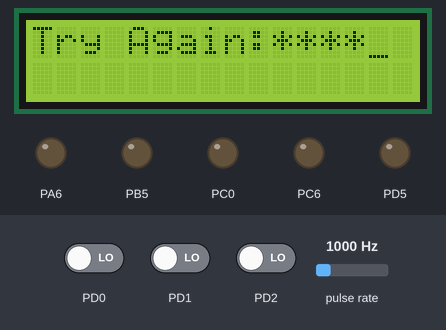
A program run on a simulated ATmega32, built with avr-gcc and emulated at 16 MHz. On the bench: 16×2 character LCD, output pins drawn as LEDs (lit = HIGH). Wiring (inferred from the names in the program): pulse sensor: data PD6; 4×3 keypad with keys 1 2 3 4 5 6 7 8 9 * 0 # (labels assumed): rows PC5, PC4, PC3, PC2; columns PD3, PD4, PD7; character LCD (HD44780): RS PA3; E PA2; data PB0, PB1, PB2, PB4. The inputs (shaded band) are chosen by the test bench; at power-on: pulse rate 1000 Hz, PD0 LOW, PD1 LOW, PD2 LOW. Pins used as bus, display or sensor lines are not drawn.

Above: at 0.93 s.
At 5.3 s:
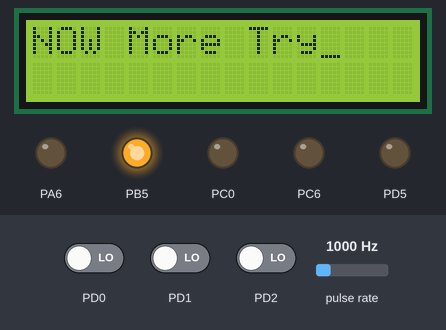
5.4 s: pulse rate (sensor on PD6) set to 100 Hz
At 7.14 s:
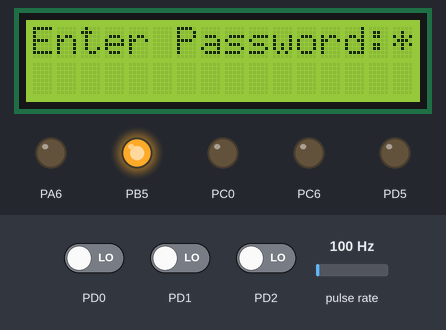
Timing chart, 0 to 13.3 s (numbered marks = the images above; inputs shaded):
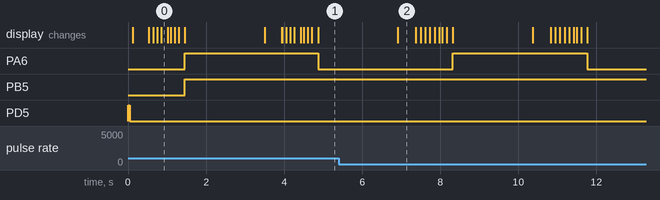

Measured:
- what the display in image 2 shows lasts 0.5 s, from 6.9 s to 7.4 s

The program:

main.c
```c
/*
 * main.c
 *
 *  Created on: Mar 1, 2024
 *      Author: Roaa aiman
 */
#include "STD_TYPES.h"
#include "DIO_interface.h"
#include "LCD_interface.h"
#include "KPD.h"
#include "Servo_Motor.h"
#include <util/delay.h>
#include <string.h>

#define PASSWORD_LENGTH    4
#define CORRECT_PASSWORD   "1234"

int main(void) {
	u8 password[PASSWORD_LENGTH + 1] = {0}; // Extra space for null terminator
	u8 Flag = 0;
	u8 Counter;
	u8 Local_u8PressedKey;

	DIO_voidInit();
	LCD_INIT();
	Servo_Motor_voidIntialization();

	while (1)
	{
		Counter = 0;
		memset(password, 0, sizeof(password)); // Clear password array

		LCD_CLEAR_SCREEN();
		LCD_GOTOXY(0, 0);
		u8 myString1[] ="Enter Password:";
		LCD_voidSendString(myString1);

		for (u8 i = 0; i < 3; i++)
		 {
			while (Counter < PASSWORD_LENGTH)
			 {
				Local_u8PressedKey = KPD_u8GetPressedKey();
				if (Local_u8PressedKey != NO_PRESSED_KEY)
				{
					LCD_WRITE_CHAR('*'); // Mask password input
					password[Counter++] = Local_u8PressedKey;
					_delay_ms(100); // Debouncing delay
				}
			}

			if (strcmp((char*)password, CORRECT_PASSWORD) == 0)
			 {
				Flag = 1;
				break;
			}
			else
			{
				Flag = 0;
				LCD_CLEAR_SCREEN();
				LCD_GOTOXY(0, 0);
				u8 myString2[] ="Try Again:";
				LCD_voidSendString(myString2);
				Counter = 0;
				//_delay_ms(1000);
			}
		}

		if (Flag == 1)
		{
			LCD_CLEAR_SCREEN();
			LCD_GOTOXY(0, 0);
			u8 myString3[] ="Welcome";
			LCD_voidSendString(myString3);
			Servo_Motor_voidON(180);
			_delay_ms(1000);
			Servo_Motor_voidOFF();
			_delay_ms(1000);
			Servo_Motor_voidON(0);
			_delay_ms(1000);
			Servo_Motor_voidOFF();
			}
		else
		{
			LCD_CLEAR_SCREEN();
			LCD_GOTOXY(0, 0);
			u8 myString4[] ="NOW More Try";
			LCD_voidSendString(myString4);
			DIO_voidSetPinValue(DIO_PORTB, DIO_PIN5, DIO_PIN_HIGH); // Indicate wrong password
			DIO_voidTogglePinValue (DIO_PORTA, DIO_PIN6);
			_delay_ms(1000);
		}

		_delay_ms(1000);
	}

	return 0;
}
```

LCD_config.h
```c
/*
 * LCD_config.h
 *
 * Created: 3/2/2024 9:36:03 PM
 *  Author: ROAA AIMAN
 */


#ifndef LCD_CONFIG_H_
#define LCD_CONFIG_H_

#define LCD_CTRL			DIO_PORTA


//#define	RW_PIN			2

#define RS_PIN				DIO_PIN3
#define EN_SWITCH			DIO_PIN2

#define LCD_PORT			DIO_PORTB


#define CLCD_D4				DIO_PIN0
#define CLCD_D5				DIO_PIN1
#define CLCD_D6				DIO_PIN2
#define CLCD_D7				DIO_PIN4


/* options
 1-EIGHT_BIT_MODE
 2-FOUR_BIT_MODE
*/
#define  LCD_u8_MODE              FOUR_BIT_MODE


#endif /* LCD_CONFIG_H_ */
```

KPD.c
```c
/*
 * KPD.c
 *
 * Created: 3/2/2024 8:09:03 PM
 *  Author: ROAA AIMAN
 */


#include "KPD.h"
#define F_CPU 16000000UL
#include <util/delay.h>

u8 KPD_u8GetPressedKey(void)
{
	u8 Local_u8PressedKey = NO_PRESSED_KEY;
	u8 Local_u8RowIndex,Local_u8ColumnIndex;
	u8 Local_u8SwitchValue;
	u8 Local_u8Array[NUMBER_OF_ROWS][NUMBER_OF_COLUMNS] = KPD_ARRAY;
	u8 Local_u8RowsArray[NUMBER_OF_ROWS] = {KPD_ROW0_PIN,KPD_ROW1_PIN,KPD_ROW2_PIN,KPD_ROW3_PIN};
	u8 Local_u8ColumnsArray[NUMBER_OF_COLUMNS] = {KPD_COL0_PIN,KPD_COL1_PIN,KPD_COL2_PIN,KPD_COL3_PIN};


	//deactivate all rows
	for (int i = 0; i<NUMBER_OF_ROWS; i++)
	{
		DIO_voidSetPinValue(KPD_ROWS_PORT,Local_u8RowsArray[i], DIO_PIN_HIGH);
	}

	//looping
	for (Local_u8RowIndex=0; Local_u8RowIndex < NUMBER_OF_ROWS; Local_u8RowIndex++)
	{
		// ACTIVATE THE ROW
		DIO_voidSetPinValue(KPD_ROWS_PORT,Local_u8RowsArray[Local_u8RowIndex], DIO_PIN_LOW);


		for (Local_u8ColumnIndex=0; Local_u8ColumnIndex<NUMBER_OF_COLUMNS; Local_u8ColumnIndex++)
		{
			DIO_voidGetPinValue(KPD_COLS_PORT,Local_u8ColumnsArray[Local_u8ColumnIndex],&Local_u8SwitchValue);
			if (!Local_u8SwitchValue)
			{
				 //DEBOUNCING
				 _delay_ms(2);
				while(!Local_u8SwitchValue)
				{
					DIO_voidGetPinValue(KPD_COLS_PORT,Local_u8ColumnsArray[Local_u8ColumnIndex],&Local_u8SwitchValue);
				}
				Local_u8PressedKey= Local_u8Array[Local_u8RowIndex][Local_u8ColumnIndex];
                return Local_u8PressedKey;
			}

		}
		//DEACTIVATE THE ROW
		DIO_voidSetPinValue(KPD_ROWS_PORT,Local_u8RowsArray[Local_u8RowIndex], DIO_PIN_HIGH);
	}
	return Local_u8PressedKey;
}

//u8* pu8PinValue ;
//7-Segments
/*static unsigned char SEGMENT_PATTERN[] =
	{
		0x0000, // 0
		0x0001, // 1
		0x0010, // 2
		0x0011, // 3
		0x0100, // 4
		0x0101, // 5
		0x0110, // 6
		0x0111, // 7
		0x1000, // 8
		0x1001 // 9
	};*/
```

KPD.h
```c
/*
 * KPD.h
 *
 * Created: 3/2/2024 8:08:47 PM
 *  Author: ROAA AIMAN
 */


#ifndef KPD_H_
#define KPD_H_
#define F_CPU 16000000UL
#include <avr/io.h>
#include "DIO_interface.h"

#define KPD_ROWS_PORT 	DIO_PORTC

#define KPD_ROW0_PIN 	DIO_PIN5
#define KPD_ROW1_PIN	DIO_PIN4
#define KPD_ROW2_PIN	DIO_PIN3
#define KPD_ROW3_PIN	DIO_PIN2

#define KPD_COLS_PORT 	DIO_PORTD

#define KPD_COL0_PIN 	DIO_PIN7
#define KPD_COL1_PIN	DIO_PIN6
#define KPD_COL2_PIN	DIO_PIN4
#define KPD_COL3_PIN	DIO_PIN3

#define KPD_ARRAY  {{'7','8','9','/'},{'4','5','6','*'},{'1','2','3','-'},{'.','0','=','+'}}

#define NO_PRESSED_KEY 	'\0'

#define NUMBER_OF_ROWS			4
#define NUMBER_OF_COLUMNS		4

u8 KPD_u8GetPressedKey(void);


#endif /* KPD_H_ */
```

LCD_interface.h
```c
/*
 * lcd.h
 *
 * Created: 3/2/2024 9:22:46 AM
 *  Author: roaa aiman
 */


#ifndef LCD_INTERFACE_H_
#define LCD_INTERFACE_H_
#include "BIT_Math.h"
#include "DIO_interface.h"
#include "STD_TYPES.h"
#include "LCD_config.h"
#include "LCD_private.h"


#define F_CPU 16000000UL

#include <avr/io.h>
#include <util/delay.h>


void LCD_INIT(void);
void LCD_CLEAR_SCREEN(void);
void LCD_lcd_kick(void);
void LCD_WRITE_COMMAND(u8 command);
void LCD_WRITE_CHAR(u8 character);
// Sends a string to be displayed on the LCD
void LCD_voidSendString(u8 *str);
void LCD_GOTOXY(u8 line, u8 position);
void LCD_voidWriteNumber( u32 Copy_u8num );

#endif /* LCD_H_ */
```

LCD_program.c
```c
/*
 * lcd.c
 *
 * Created: 3/2/2024 9:22:07 AM
 *  Author: roaa aiman
 */
#include "LCD_interface.h"

void LCD_CLEAR_SCREEN(void)
{
	LCD_WRITE_COMMAND(LCD_CMD_CLEAR_SCREEN);
}

void LCD_lcd_kick(void)
{
	DIO_voidSetPinValue(LCD_CTRL,EN_SWITCH, DIO_PIN_HIGH);
	_delay_us(1);
	DIO_voidSetPinValue(LCD_CTRL,EN_SWITCH, DIO_PIN_LOW);
	//_delay_ms(2);
}

void LCD_WRITE_COMMAND(u8 command)
{
	#if LCD_u8_MODE == EIGHT_BIT_MODE
	DIO_voidSetPinValue(LCD_CTRL,RS_PIN, DIO_PIN_LOW);
	DIO_voidSetPortValue(LCD_PORT, command);
	LCD_lcd_kick();

	#elif LCD_u8_MODE==FOUR_BIT_MODE
	DIO_voidSetPinValue(LCD_CTRL,RS_PIN, DIO_PIN_LOW);
	DIO_voidSetPinValue (LCD_PORT, CLCD_D7, GET_BIT(command,7) );
	DIO_voidSetPinValue (LCD_PORT, CLCD_D6, GET_BIT(command,6) );
	DIO_voidSetPinValue (LCD_PORT, CLCD_D5, GET_BIT(command,5) );
	DIO_voidSetPinValue (LCD_PORT, CLCD_D4, GET_BIT(command,4) );
	LCD_lcd_kick();
	_delay_us(200);


	DIO_voidSetPinValue (LCD_PORT, CLCD_D7, GET_BIT(command,3) );
	DIO_voidSetPinValue (LCD_PORT, CLCD_D6, GET_BIT(command,2) );
	DIO_voidSetPinValue (LCD_PORT, CLCD_D5, GET_BIT(command,1) );
	DIO_voidSetPinValue (LCD_PORT, CLCD_D4, GET_BIT(command,0) );
	LCD_lcd_kick();
	_delay_ms(2);


	#endif
}
void LCD_WRITE_CHAR(u8 character)
{
	#if LCD_u8_MODE==EIGHT_BIT_MODE
	DIO_voidSetPinValue(LCD_CTRL,RS_PIN, DIO_PIN_HIGH);
	DIO_voidSetPortValue(LCD_PORT, character);
	LCD_lcd_kick();

	#elif LCD_u8_MODE==FOUR_BIT_MODE
	DIO_voidSetPinValue(LCD_CTRL,RS_PIN, DIO_PIN_HIGH);
	DIO_voidSetPinValue (LCD_PORT, CLCD_D7, GET_BIT(character,7) );
	DIO_voidSetPinValue (LCD_PORT, CLCD_D6, GET_BIT(character,6) );
	DIO_voidSetPinValue (LCD_PORT, CLCD_D5, GET_BIT(character,5) );
	DIO_voidSetPinValue (LCD_PORT, CLCD_D4, GET_BIT(character,4) );

	LCD_lcd_kick();
	_delay_us(200);

	DIO_voidSetPinValue (LCD_PORT, CLCD_D7, GET_BIT(character,3) );
	DIO_voidSetPinValue (LCD_PORT, CLCD_D6, GET_BIT(character,2) );
	DIO_voidSetPinValue (LCD_PORT, CLCD_D5, GET_BIT(character,1) );
	DIO_voidSetPinValue (LCD_PORT, CLCD_D4, GET_BIT(character,0) );
	LCD_lcd_kick();
	_delay_ms(2);


	#endif
}


void LCD_INIT(void)
{

	DIO_voidSetPinDirection (LCD_CTRL , RS_PIN,DIO_PIN_OUTPUT);
	DIO_voidSetPinDirection (LCD_CTRL,EN_SWITCH,DIO_PIN_OUTPUT);

	DIO_voidSetPinDirection (LCD_PORT , CLCD_D4,DIO_PIN_OUTPUT);
	DIO_voidSetPinDirection (LCD_PORT , CLCD_D5,DIO_PIN_OUTPUT);
    DIO_voidSetPinDirection (LCD_PORT , CLCD_D6,DIO_PIN_OUTPUT);
	DIO_voidSetPinDirection (LCD_PORT , CLCD_D7,DIO_PIN_OUTPUT);

	LCD_WRITE_COMMAND(LCD_CMD_RETURN_HOME);

	_delay_ms(35);
	#if LCD_u8_MODE == EIGHT_BIT_MODE
	LCD_WRITE_COMMAND(LCD_CMD_FUNCTION_8BIT_2LINES);
	#elif LCD_u8_MODE == FOUR_BIT_MODE
	//LCD_WRITE_COMMAND(0x02); // As datasheet
	LCD_WRITE_COMMAND(LCD_CMD_FUNCTION_4BIT_2LINES);
	#endif
	_delay_ms(1);
	LCD_WRITE_COMMAND(LCD_CMD_DISP_ON_CURSOR_ON);
	_delay_ms(1);
	LCD_CLEAR_SCREEN();
	_delay_ms(2);
	LCD_WRITE_COMMAND(LCD_CMD_ENTRY_MODE);
	//LCD_WRITE_COMMAND(LCD_CMD_BEGIN_AT_FIRST_ROW);

}


void LCD_GOTOXY(u8 line, u8 position)
{
	if (line == 0)
	{
		if (position < 16 && position >= 0)
		{
			LCD_WRITE_COMMAND(LCD_CMD_BEGIN_AT_FIRST_ROW + position);
		}
	}
	else if (line == 1)
	{
		if (position < 16 && position >= 0)
		{
			LCD_WRITE_COMMAND(LCD_CMD_BEGIN_AT_SECOND_ROW + position);
		}
	}
}

void LCD_voidSendString(u8 *str)
{
	// Send each character in the string to the LCD
	while (*str)
	{
		LCD_WRITE_CHAR(*str++);
	}
}

void LCD_voidWriteNumber( u32 Copy_u8num )
{

	u8 str[10]={0},i=0 ,j;
	if(Copy_u8num==0)
	{
		LCD_WRITE_CHAR('0');
		return;
	}
	if(Copy_u8num<0)
	{
		Copy_u8num=Copy_u8num*(-1);
		LCD_WRITE_CHAR('-');
	}

	while(Copy_u8num!=0)
	{
		str[i]=Copy_u8num%10 +'0';
		Copy_u8num=Copy_u8num/10;
		i++;

	}

	for (j=i;j>0;j--)
	{
		LCD_WRITE_CHAR(str[j-1]);
	}
}
```

Servo_Motor.c
```c
/*
 * Servo_Motor.c
 *
 * Created: 3/18/2024 1:06:22 PM
 *  Author: ROAA  Aiman
 */
#include "STD_TYPES.h"
#include "BIT_MATH.h"

#include "Servo_Motor.h"
#include "DIO_interface.h"
#include "PWM_Interface.h"

void Servo_Motor_voidIntialization(void)
{
	DIO_voidSetPinDirection ( DIO_PORTD	,  DIO_PIN5,  DIO_PIN_OUTPUT);
	PWM_voidInitializeChannel_1A();
}
void Servo_Motor_voidON(u32 copy_u32Angale)
{
	f32 Local_u8DutyCycle =((((f32)copy_u32Angale + 90)/180)*5)+5 ;
  	PWM_voidGenerateChannel_1A (50,Local_u8DutyCycle);

}

void Servo_Motor_voidOFF(void)
{
	PWM_voidStopChannel_1A();
}
```

Servo_Motor.h
```c
/*
 * Servo_Motor.h
 *
 * Created: 3/18/2024 1:05:47 PM
 *  Author: SMART
 */


#ifndef SERVO_MOTOR_H_
#define SERVO_MOTOR_H_

void Servo_Motor_voidIntialization(void);
void Servo_Motor_voidON(u32 copy_u8Angale);
void Servo_Motor_voidOFF(void);


#endif /* SERVO_MOTOR_H_ */
```

LCD_private.h
```c
/*
 * LCD_private.h
 *
 * Created: 3/2/2024 9:37:49 PM
 *  Author: SMART
 */


#ifndef LCD_PRIVATE_H_
#define LCD_PRIVATE_H_

#define EIGHT_BIT_MODE      0
#define FOUR_BIT_MODE       1


// Commands of LCD
#define LCD_CMD_FUNCTION_8BIT_1LINES   					(0x30)
#define LCD_CMD_FUNCTION_8BIT_2LINES   					(0x38)
#define LCD_CMD_FUNCTION_4BIT_1LINES   					(0x20)
#define LCD_CMD_FUNCTION_4BIT_2LINES   					(0x28)
#define LCD_CMD_MOVE_DISP_RIGHT       					(0x1C)
#define LCD_CMD_MOVE_DISP_LEFT   						(0x18)
#define LCD_CMD_MOVE_CURSOR_RIGHT   					(0x14)
#define LCD_CMD_MOVE_CURSOR_LEFT 	  					(0x10)
#define LCD_CMD_DISP_OFF_CURSOR_OFF  					(0x08)
#define LCD_CMD_DISP_ON_CURSOR_ON  						(0x0E)
#define LCD_CMD_DISP_ON_CURSOR_BLINK   					(0x0F)
#define LCD_CMD_DISP_ON_BLINK   						(0x0D)
#define LCD_CMD_DISP_ON_CURSOR_OFF    				    (0x0C)
#define LCD_CMD_BEGIN_AT_FIRST_ROW						(0x80)
#define LCD_CMD_BEGIN_AT_SECOND_ROW						(0xC0)
#define LCD_CMD_CLEAR_SCREEN							(0x01)
#define LCD_CMD_ENTRY_MODE								(0x06)
#define	LCD_CMD_RETURN_HOME			                    (0x02)


#endif /* LCD_PRIVATE_H_ */
```

DIO_config.h
```c
/*
 * DIO_config.h
 *
 * Created: 3/2/2024 9:16:06 PM
 *  Author: SMART
 */


#ifndef DIO_CONFIG_H_
#define DIO_CONFIG_H_

/* Intial Directions for All Pins */
/* Options : DIO_u8_INTIAL_OUTPUT
			 DIO_u8_INTIAL_INPUT */
/* PORTA */
#define DIO_u8_PA0_INTIAL_DIRECTION                              DIO_u8_INTIAL_INPUT
#define DIO_u8_PA1_INTIAL_DIRECTION                              DIO_u8_INTIAL_INPUT
#define DIO_u8_PA2_INTIAL_DIRECTION                              DIO_u8_INTIAL_INPUT
#define DIO_u8_PA3_INTIAL_DIRECTION                              DIO_u8_INTIAL_INPUT
#define DIO_u8_PA4_INTIAL_DIRECTION                              DIO_u8_INTIAL_INPUT
#define DIO_u8_PA5_INTIAL_DIRECTION                              DIO_u8_INTIAL_INPUT
#define DIO_u8_PA6_INTIAL_DIRECTION                              DIO_u8_INTIAL_OUTPUT
#define DIO_u8_PA7_INTIAL_DIRECTION                              DIO_u8_INTIAL_INPUT
/* PORTB */
#define DIO_u8_PB0_INTIAL_DIRECTION                              DIO_u8_INTIAL_INPUT
#define DIO_u8_PB1_INTIAL_DIRECTION                              DIO_u8_INTIAL_INPUT
#define DIO_u8_PB2_INTIAL_DIRECTION                              DIO_u8_INTIAL_INPUT
#define DIO_u8_PB3_INTIAL_DIRECTION                              DIO_u8_INTIAL_INPUT
#define DIO_u8_PB4_INTIAL_DIRECTION                              DIO_u8_INTIAL_INPUT
#define DIO_u8_PB5_INTIAL_DIRECTION                              DIO_u8_INTIAL_OUTPUT
#define DIO_u8_PB6_INTIAL_DIRECTION                              DIO_u8_INTIAL_INPUT
#define DIO_u8_PB7_INTIAL_DIRECTION                              DIO_u8_INTIAL_INPUT
/* PORTC */
#define DIO_u8_PC0_INTIAL_DIRECTION                              DIO_u8_INTIAL_OUTPUT
#define DIO_u8_PC1_INTIAL_DIRECTION                              DIO_u8_INTIAL_INPUT
#define DIO_u8_PC2_INTIAL_DIRECTION                              DIO_u8_INTIAL_OUTPUT
#define DIO_u8_PC3_INTIAL_DIRECTION                              DIO_u8_INTIAL_OUTPUT
#define DIO_u8_PC4_INTIAL_DIRECTION                              DIO_u8_INTIAL_OUTPUT
#define DIO_u8_PC5_INTIAL_DIRECTION                              DIO_u8_INTIAL_OUTPUT
#define DIO_u8_PC6_INTIAL_DIRECTION                              DIO_u8_INTIAL_OUTPUT
#define DIO_u8_PC7_INTIAL_DIRECTION                              DIO_u8_INTIAL_INPUT
/* PORTD */
#define DIO_u8_PD0_INTIAL_DIRECTION                              DIO_u8_INTIAL_INPUT
#define DIO_u8_PD1_INTIAL_DIRECTION                              DIO_u8_INTIAL_INPUT
#define DIO_u8_PD2_INTIAL_DIRECTION                              DIO_u8_INTIAL_INPUT
#define DIO_u8_PD3_INTIAL_DIRECTION                              DIO_u8_INTIAL_INPUT
#define DIO_u8_PD4_INTIAL_DIRECTION                              DIO_u8_INTIAL_INPUT
#define DIO_u8_PD5_INTIAL_DIRECTION                              DIO_u8_INTIAL_OUTPUT
#define DIO_u8_PD6_INTIAL_DIRECTION                              DIO_u8_INTIAL_INPUT
#define DIO_u8_PD7_INTIAL_DIRECTION                              DIO_u8_INTIAL_INPUT

/* Intial Values for All Pins */
/* Options : DIO_u8_OUTPUT_LOW
			 DIO_u8_OUTPUT_HIGH
			 DIO_u8_INPUT_FLOATING
			 DIO_u8_INPUT_PULLUP   */
/* PORTA */
#define DIO_u8_PA0_INTIAL_VALUE                                  DIO_u8_INPUT_FLOATING
#define DIO_u8_PA1_INTIAL_VALUE                                  DIO_u8_INPUT_FLOATING
#define DIO_u8_PA2_INTIAL_VALUE                                  DIO_u8_INPUT_FLOATING
#define DIO_u8_PA3_INTIAL_VALUE                                  DIO_u8_INPUT_FLOATING
#define DIO_u8_PA4_INTIAL_VALUE                                  DIO_u8_INPUT_FLOATING
#define DIO_u8_PA5_INTIAL_VALUE                                  DIO_u8_INPUT_FLOATING
#define DIO_u8_PA6_INTIAL_VALUE                                  DIO_u8_INPUT_FLOATING
#define DIO_u8_PA7_INTIAL_VALUE                                  DIO_u8_INPUT_FLOATING
/* PORTB */
#define DIO_u8_PB0_INTIAL_VALUE                                  DIO_u8_INPUT_FLOATING
#define DIO_u8_PB1_INTIAL_VALUE                                  DIO_u8_INPUT_FLOATING
#define DIO_u8_PB2_INTIAL_VALUE                                  DIO_u8_INPUT_FLOATING
#define DIO_u8_PB3_INTIAL_VALUE                                  DIO_u8_INPUT_FLOATING
#define DIO_u8_PB4_INTIAL_VALUE                                  DIO_u8_INPUT_FLOATING
#define DIO_u8_PB5_INTIAL_VALUE                                  DIO_u8_OUTPUT_LOW
#define DIO_u8_PB6_INTIAL_VALUE                                  DIO_u8_INPUT_FLOATING
#define DIO_u8_PB7_INTIAL_VALUE                                  DIO_u8_INPUT_FLOATING
/* PORTC */
#define DIO_u8_PC0_INTIAL_VALUE                                  DIO_u8_OUTPUT_LOW
#define DIO_u8_PC1_INTIAL_VALUE                                  DIO_u8_OUTPUT_LOW
#define DIO_u8_PC2_INTIAL_VALUE                                  DIO_u8_OUTPUT_HIGH
#define DIO_u8_PC3_INTIAL_VALUE                                  DIO_u8_OUTPUT_HIGH
#define DIO_u8_PC4_INTIAL_VALUE                                  DIO_u8_OUTPUT_HIGH
#define DIO_u8_PC5_INTIAL_VALUE                                  DIO_u8_OUTPUT_HIGH
#define DIO_u8_PC6_INTIAL_VALUE                                  DIO_u8_OUTPUT_LOW
#define DIO_u8_PC7_INTIAL_VALUE                                  DIO_u8_INPUT_FLOATING
/* PORTD */
#define DIO_u8_PD0_INTIAL_VALUE                                  DIO_u8_INPUT_FLOATING
#define DIO_u8_PD1_INTIAL_VALUE                                  DIO_u8_INPUT_FLOATING
#define DIO_u8_PD2_INTIAL_VALUE                                  DIO_u8_INPUT_FLOATING
#define DIO_u8_PD3_INTIAL_VALUE                                  DIO_u8_INPUT_PULLUP
#define DIO_u8_PD4_INTIAL_VALUE                                  DIO_u8_INPUT_PULLUP
#define DIO_u8_PD5_INTIAL_VALUE                                  DIO_u8_INPUT_PULLUP
#define DIO_u8_PD6_INTIAL_VALUE                                  DIO_u8_INPUT_PULLUP
#define DIO_u8_PD7_INTIAL_VALUE                                  DIO_u8_INPUT_PULLUP


#endif /* DIO_CONFIG_H_ */
```

PWM_Interface.h
```c
/*
 * PWM_Interface.h
 *
 * Created: 3/17/2024 10:45:46 AM
 *  Author: SMART
 */


#ifndef PWM_INTERFACE_H_
#define PWM_INTERFACE_H_

void PWM_voidInitializeChannel_0(void);
void PWM_voidStopChannel_0(void);
void PWM_voidGenerateChannel_0 (u8 copy_u8DutyCycle);


void PWM_voidInitializeChannel_1A(void);
void PWM_voidStopChannel_1A(void);
void PWM_voidGenerateChannel_1A (u32 copy_u32Frequency_HZ,f32 copy_f32DutyCycle);


#endif /* PWM_INTERFACE_H_ */
```

BIT_MATH.h
```c
#ifndef BIT_MATH_H
#define BIT_MATH_H

#define SET_BIT(var,bit) 	( (var)|=(1<< (bit)) )
#define CLR_BIT(var,bit) 	( (var)&=~(1<< (bit)) )
#define TOG_BIT(var,bit) 	( (var)^=(1<<(bit)) )
#define GET_BIT(var,bit) 	( 1&((var)>>(bit)) )

#define WRITE_REG(REG,VAL) 	( (REG) = (VAL) )

#endif
```

Source omitted: DIO_interface.h (2120 bytes), DIO_private.h (1302 bytes), DIO_program.c (10338 bytes), PWM_Config.h (2245 bytes), PWM_Private.h (2267 bytes), PWM_Program.c (3413 bytes), PWM_Register.h (2266 bytes), STD_TYPES.h (470 bytes)
